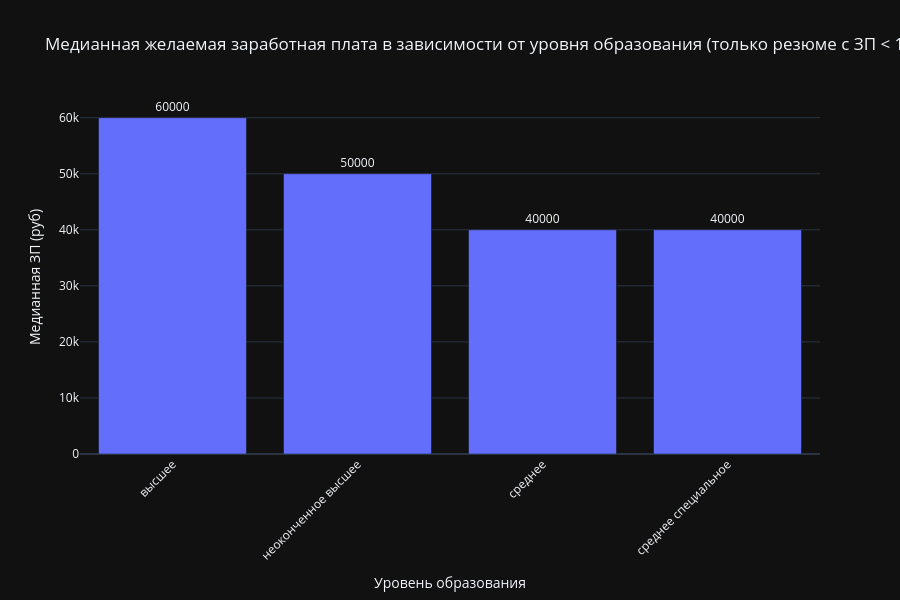

Write notebook code for a chart like this one.
### Markdown cell above
### 4. Постройте диаграмму, которая показывает зависимость **медианной** желаемой заработной платы (**"ЗП (руб)"**) от уровня образования (**"Образование"**). 
Используйте для диаграммы данные о резюме, где желаемая заработная плата меньше 1 млн рублей.
*Сделайте выводы по представленной диаграмме: для каких уровней образования наблюдаются наибольшие и наименьшие уровни желаемой заработной платы? Как вы считаете, важен ли признак уровня образования при прогнозировании заработной платы?*

### Code cell
# Фильтруем данные: желаемая ЗП меньше 1 млн рублей
df_filtered = hh_database[hh_database['ЗП (руб)'] < 1_000_000].copy()

# Вычисляем медиану по уровню образования
median_salary = (df_filtered.groupby('Образование')['ЗП (руб)'].median().reset_index().sort_values('ЗП (руб)', ascending=False))

# Строим бар-чарт с Plotly
fig = px.bar(
    median_salary,
    x='Образование',
    y='ЗП (руб)',
    title='Медианная желаемая заработная плата в зависимости от уровня образования (только резюме с ЗП < 1 млн руб.)',
    labels={'ЗП (руб)': 'Медианная ЗП (руб)', 'Образование': 'Уровень образования'},
    text='ЗП (руб)'
)

fig.update_traces(texttemplate='%{text:.0f}', textposition='outside')
fig.update_layout(xaxis_tickangle=-45, height=600)
fig.show()  

# 4.4 Какая категория образования оплачивается выше всех по медианному показателю?
# высшее

### Figure 1 — Plotly figure (JSON) as saved in the notebook; plotly's stock layout.template omitted (floating-point values rounded to 4 significant figures)
{"data": [{"hovertemplate": "Уровень образования=%{x}<br>Медианная ЗП (руб)=%{text}<extra></extra>", "legendgroup": "", "marker": {"color": "#636efa", "pattern": {"shape": ""}}, "name": "", "orientation": "v", "showlegend": false, "text": [60000.0, 50000.0, 40000.0, 40000.0], "textposition": "outside", "x": ["высшее", "неоконченное высшее", "среднее", "среднее специальное"], "xaxis": "x", "y": [60000.0, 50000.0, 40000.0, 40000.0], "yaxis": "y", "type": "bar", "texttemplate": "%{text:.0f}"}], "layout": {"xaxis": {"anchor": "y", "domain": [0.0, 1.0], "title": {"text": "Уровень образования"}, "tickangle": -45}, "yaxis": {"anchor": "x", "domain": [0.0, 1.0], "title": {"text": "Медианная ЗП (руб)"}}, "legend": {"tracegroupgap": 0}, "title": {"text": "Медианная желаемая заработная плата в зависимости от уровня образования (только резюме с ЗП < 1 млн руб.)"}, "barmode": "relative", "height": 600}}
